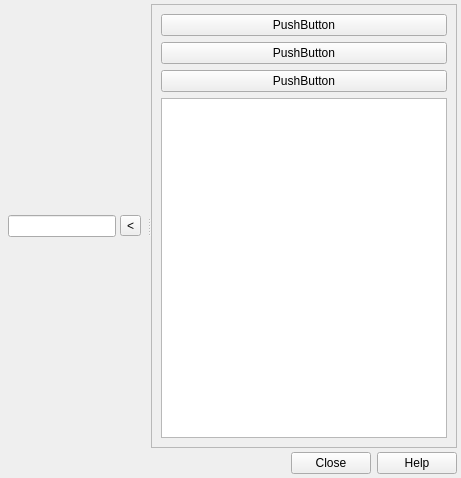
<?xml version="1.0" encoding="UTF-8"?>
<ui version="4.0">
 <class>AliasEditorDialog</class>
 <widget class="QWidget" name="AliasEditorDialog">
  <property name="geometry">
   <rect>
    <x>0</x>
    <y>0</y>
    <width>461</width>
    <height>478</height>
   </rect>
  </property>
  <property name="windowTitle">
   <string>Alias Editor</string>
  </property>
  <layout class="QVBoxLayout" name="verticalLayout">
   <property name="spacing">
    <number>4</number>
   </property>
   <property name="margin">
    <number>4</number>
   </property>
   <item>
    <widget class="QSplitter" name="splitter">
     <property name="orientation">
      <enum>Qt::Horizontal</enum>
     </property>
     <widget class="QWidget" name="layoutWidget">
      <layout class="QGridLayout" name="gridLayout">
       <property name="horizontalSpacing">
        <number>0</number>
       </property>
       <property name="verticalSpacing">
        <number>2</number>
       </property>
       <item row="0" column="0">
        <widget class="QLineEdit" name="lineEdit">
         <property name="sizePolicy">
          <sizepolicy hsizetype="Fixed" vsizetype="Fixed">
           <horstretch>0</horstretch>
           <verstretch>0</verstretch>
          </sizepolicy>
         </property>
         <property name="text">
          <string/>
         </property>
        </widget>
       </item>
       <item row="0" column="1">
        <widget class="QToolButton" name="toolButton_2">
         <property name="text">
          <string>&lt;</string>
         </property>
        </widget>
       </item>
      </layout>
     </widget>
     <widget class="QStackedWidget" name="stackedWidget">
      <property name="sizePolicy">
       <sizepolicy hsizetype="Expanding" vsizetype="Preferred">
        <horstretch>0</horstretch>
        <verstretch>0</verstretch>
       </sizepolicy>
      </property>
      <property name="frameShape">
       <enum>QFrame::StyledPanel</enum>
      </property>
      <property name="frameShadow">
       <enum>QFrame::Raised</enum>
      </property>
      <widget class="QWidget" name="stackedWidgetPage1">
       <layout class="QGridLayout" name="gridLayout_2">
        <item row="0" column="0">
         <widget class="QPushButton" name="pushButton">
          <property name="text">
           <string>PushButton</string>
          </property>
         </widget>
        </item>
        <item row="2" column="0">
         <widget class="QPushButton" name="pushButton_2">
          <property name="text">
           <string>PushButton</string>
          </property>
         </widget>
        </item>
        <item row="1" column="0">
         <widget class="QPushButton" name="pushButton_3">
          <property name="text">
           <string>PushButton</string>
          </property>
         </widget>
        </item>
        <item row="3" column="0">
         <widget class="QPlainTextEdit" name="plainTextEdit"/>
        </item>
       </layout>
      </widget>
     </widget>
    </widget>
   </item>
   <item>
    <widget class="QDialogButtonBox" name="buttonBox">
     <property name="standardButtons">
      <set>QDialogButtonBox::Close|QDialogButtonBox::Help</set>
     </property>
    </widget>
   </item>
  </layout>
 </widget>
 <resources/>
 <connections/>
</ui>
